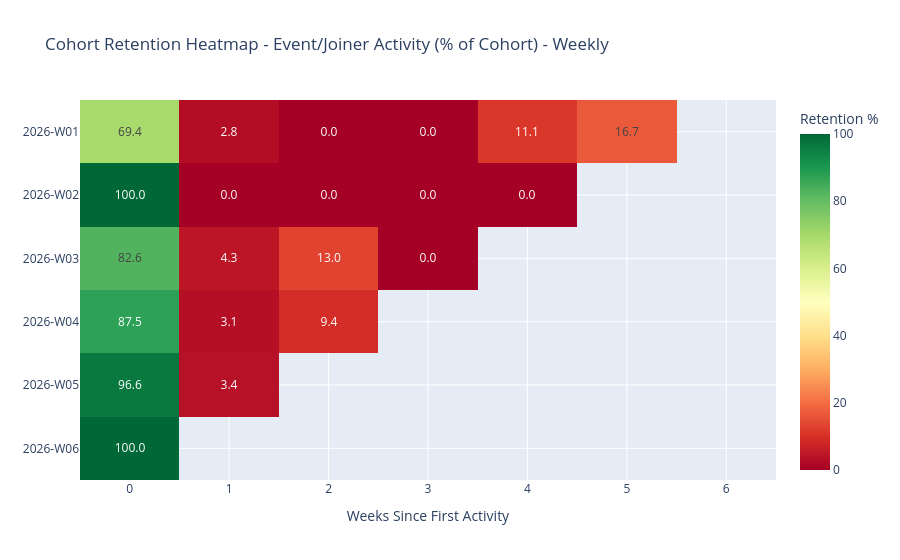

Write notebook code for a chart like this one.
### Code cell
# Cohort Retention Analysis - Weekly Cohorts (Percentage-Based)
# Remove users who were never active in business activities
cohort_analysis_df = churn_df[churn_df['biz_churn_state'] != 'never_active'].copy()

# Create cohorts based on first activity week
cohort_analysis_df['first_biz_active_date'] = pd.to_datetime(cohort_analysis_df['first_biz_active_date'])
cohort_analysis_df['last_biz_active_date'] = pd.to_datetime(cohort_analysis_df['last_biz_active_date'])

# Use week number instead of month - format as "YYYY-Wxx"
cohort_analysis_df['cohort_week'] = cohort_analysis_df['first_biz_active_date'].dt.strftime('%Y-W%U')

# Calculate weeks active instead of months
cohort_analysis_df['weeks_active'] = (cohort_analysis_df['last_biz_active_date'] - 
                                       cohort_analysis_df['first_biz_active_date']).dt.days // 7

# Get cohort sizes
cohort_sizes = cohort_analysis_df.groupby('cohort_week').size()

# Create retention matrix with absolute counts
retention_counts = cohort_analysis_df.groupby(['cohort_week', 'weeks_active']).size().unstack(fill_value=0)

# Convert to percentages
retention_pct = retention_counts.div(cohort_sizes, axis=0) * 100

# Ensure all weeks 0-6 are present as columns
for week in range(7):
    if week not in retention_pct.columns:
        retention_pct[week] = 0

# Sort columns to ensure proper order
retention_pct = retention_pct.sort_index(axis=1)

# Calculate max possible weeks for each cohort
end_date_dt = pd.to_datetime('2026-02-13')
cohort_first_dates = cohort_analysis_df.groupby('cohort_week')['first_biz_active_date'].min()
max_weeks_elapsed = ((end_date_dt - cohort_first_dates).dt.days // 7).to_dict()

# Mask impossible retention periods (set to NaN)
retention_pct_masked = retention_pct.copy()
for cohort in retention_pct_masked.index:
    max_weeks = max_weeks_elapsed.get(cohort, 0)
    # Set all columns beyond the max possible weeks to NaN
    cols_to_mask = [col for col in retention_pct_masked.columns if col > max_weeks]
    retention_pct_masked.loc[cohort, cols_to_mask] = np.nan

# Create plots with masked data
fig = px.imshow(
    retention_pct_masked,
    title='Cohort Retention Heatmap - Event/Joiner Activity (% of Cohort) - Weekly',
    labels=dict(x='Weeks Since First Activity', y='Cohort Week', color='Retention %'),
    aspect='auto',
    color_continuous_scale='RdYlGn',
    text_auto='.1f'
)
fig.update_layout(yaxis_title=None)
fig.show()

### Figure 1 — Plotly figure (JSON) as saved in the notebook; plotly's stock layout.template omitted (floating-point values rounded to 4 significant figures)
{"data": [{"coloraxis": "coloraxis", "hovertemplate": "Weeks Since First Activity: %{x}<br>Cohort Week: %{y}<br>Retention %: %{z}<extra></extra>", "name": "0", "texttemplate": "%{z:.1f}", "type": "heatmap", "x": [0, 1, 2, 3, 4, 5, 6], "xaxis": "x", "y": ["2026-W01", "2026-W02", "2026-W03", "2026-W04", "2026-W05", "2026-W06"], "yaxis": "y", "z": [[69.44, 2.778, 0.0, 0.0, 11.11, 16.67, NaN], [100.0, 0.0, 0.0, 0.0, 0.0, NaN, NaN], [82.61, 4.348, 13.04, 0.0, NaN, NaN, NaN], [87.5, 3.125, 9.375, NaN, NaN, NaN, NaN], [96.55, 3.448, NaN, NaN, NaN, NaN, NaN], [100.0, NaN, NaN, NaN, NaN, NaN, NaN]]}], "layout": {"coloraxis": {"colorbar": {"title": {"text": "Retention %"}}, "colorscale": [[0, "rgb(165,0,38)"], [0.1, "rgb(215,48,39)"], [0.2, "rgb(244,109,67)"], [0.3, "rgb(253,174,97)"], [0.4, "rgb(254,224,139)"], [0.5, "rgb(255,255,191)"], [0.6, "rgb(217,239,139)"], [0.7, "rgb(166,217,106)"], [0.8, "rgb(102,189,99)"], [0.9, "rgb(26,152,80)"], [1, "rgb(0,104,55)"]]}, "title": {"text": "Cohort Retention Heatmap - Event/Joiner Activity (% of Cohort) - Weekly"}, "xaxis": {"anchor": "y", "domain": [0, 1], "title": {"text": "Weeks Since First Activity"}}, "yaxis": {"anchor": "x", "autorange": "reversed", "domain": [0, 1], "title": {}}}}
